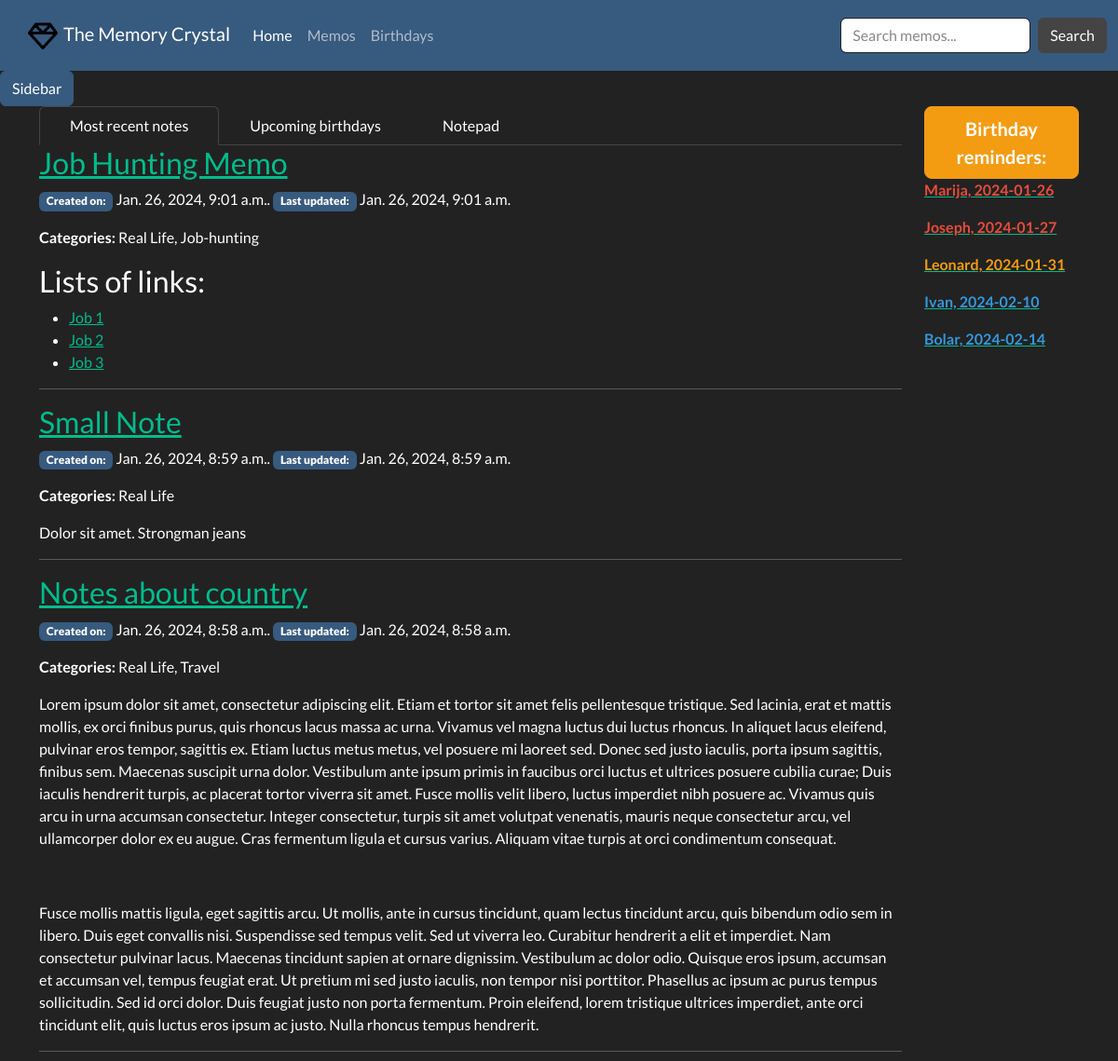
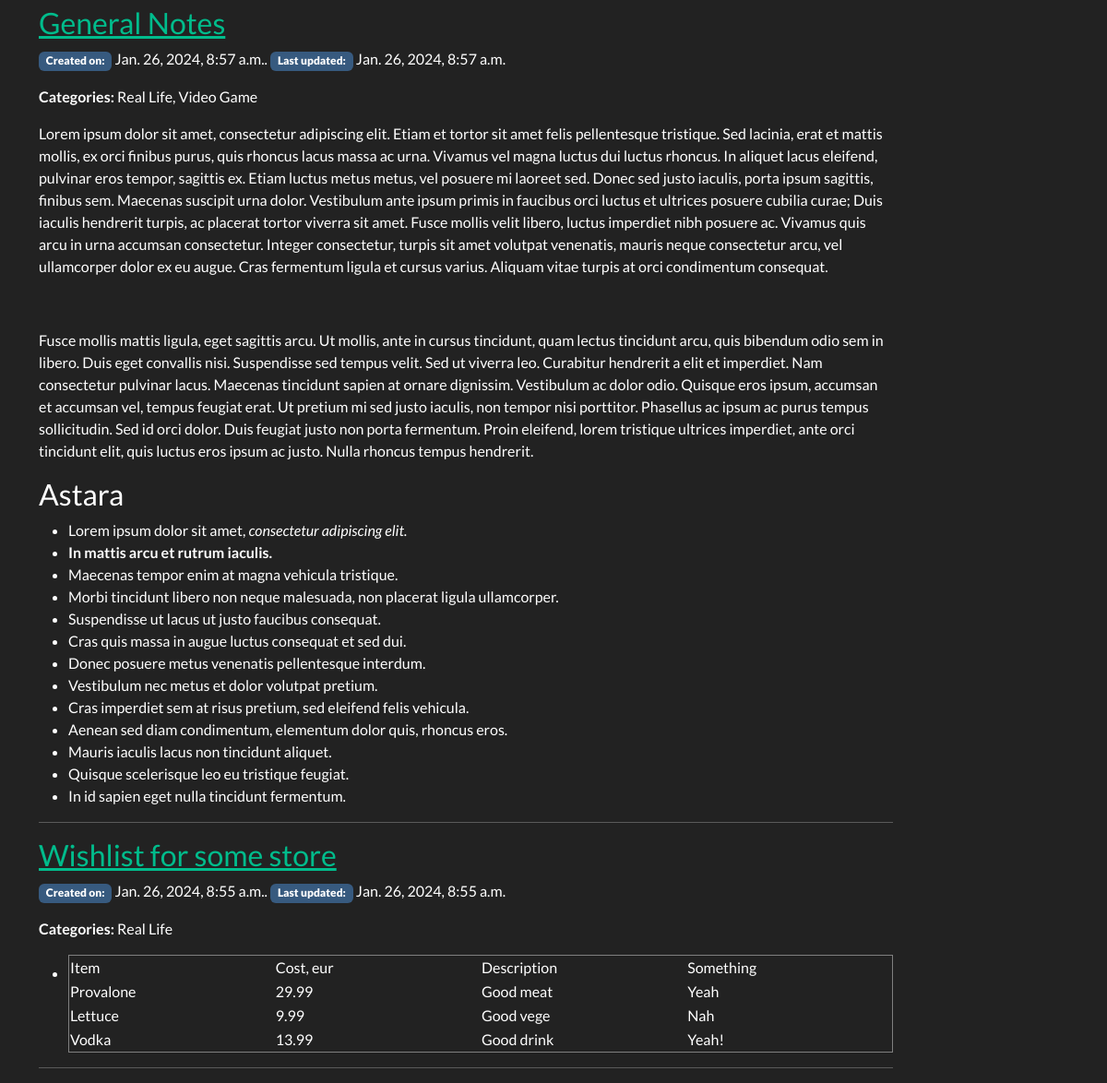
The app's page /notes/ with its own data (2 pictures, top to bottom).
### memory_crystal/models.py (models this page shows, shortened)
class Memo(models.Model):
    pub_date = models.DateTimeField(auto_now_add=True, verbose_name='Date created')
    last_modified = models.DateTimeField(auto_now=True, verbose_name='Last modified')
    slug = models.SlugField(max_length=20, unique=True, blank=True, null=True)
    title = models.CharField(max_length=100, unique=True)
    content = HTMLField()
    category = models.ManyToManyField('Category', related_name='memos', help_text='Memo categories', blank=True)
    class Meta:
        ordering = ['last_modified', 'pub_date']
    @property
    def all_categories(self) -> str:
        return ', '.join(cat.name for cat in self.category.all())

class Category(models.Model):
    name = models.CharField(max_length=200, unique=True)
    memo = models.ManyToManyField(Memo, related_name='categories', blank=True)
    def __str__(self) -> str:
        return f'{self.name.title()}'
    class Meta:
        verbose_name_plural = 'Categories'

class Birthday(models.Model):
    person = models.CharField(max_length=100, unique=True)
    bdate = models.DateField(help_text='YYYY-MM-DD', verbose_name='Date')
    @property
    def soon(self) -> str | bool:
        remaining_days = self.bdate - timezone.now().date()
        if timezone.timedelta(days=-1) <= remaining_days <= timezone.timedelta(days=1):
            return 'danger'
        elif timezone.timedelta(days=-1) <= remaining_days <= timezone.timedelta(days=14):
            return 'warning'
        elif timezone.timedelta(days=-1) <= remaining_days <= timezone.timedelta(days=30):
            return 'info'
        else:
            return False
    def __str__(self) -> str:
        return f'{self.person}, {self.bdate}'

### memory_crystal/views.py (the view, shortened to what this page needs)
# urls.py: path('', views.index, name='currency-index'),
def index(request):
    np_form = MemoForm
    recent_memos = Memo.objects.all().order_by('-last_modified')[:5]
    all_categories = Category.objects.all()
    ordered_birthdays = Birthday.objects.all().order_by('bdate')
    context = {
        'recent_memos': recent_memos,
        'all_categories': all_categories,
        'ordered_birthdays': ordered_birthdays,
        'np_form': np_form
    }
    return render(request, 'memory_crystal/index.html', context=context)

### memory_crystal/templatetags/memo_extras.py (called while the page is built)
@register.inclusion_tag('memory_crystal/offcanvas.html')
def render_offcanvas():
    all_categories = Category.objects.all()
    return {'all_categories': all_categories}

### memory_crystal/templates/memory_crystal/index.html (shortened to what this page needs)
{% extends 'memory_crystal/base.html' %}
{% block content %}
{% load crispy_forms_tags %}
<div class="container">
  <div class="row">
    <div class="col-10">
      <ul class="nav nav-tabs" role="tablist">
        <li class="nav-item" role="presentation">
          <a class="nav-link active" data-bs-toggle="tab" href="#memos" aria-selected="true" role="tab">Most recent notes</a>
        </li>
        <li class="nav-item" role="presentation">
          <a class="nav-link" data-bs-toggle="tab" href="#birthdays" aria-selected="false" role="tab" tabindex="-1">Upcoming birthdays</a>
        </li>
        <li class="nav-item" role="presentation">
          <a class="nav-link" data-bs-toggle="tab" href="#notepad" aria-selected="false" role="tab" tabindex="-1">Notepad</a>
        </li>
      </ul>
      <div id="myTabContent" class="tab-content">
        <div class="tab-pane fade active show" id="memos" role="tabpanel">
          {% for memo in recent_memos %}
            {% if memo.title %}
              <h3><a href="{% url 'memo-detail' memo.slug %}">{{ memo.title }}</a></h3>
            {% endif %}
              <p><span class="badge bg-primary"><b>Created on:</b></span> {{ memo.pub_date }}. <span class="badge bg-primary"><b>Last updated:</b></span> {{ memo.last_modified }}</p>
              <p><b>Categories:</b> {{ memo.all_categories }}</p>
              <p>{{ memo.content | safe}}</p>
              <hr>
          {% endfor %}
        </div>
    </div>
  </div>
    <div class="col-2">
      <button class="btn btn-lg btn-warning"><b>Birthday reminders:</b></button>
      {% for birthday in ordered_birthdays %}
        {% if birthday.soon %}
          <a href="{% url 'birthday-detail' birthday.id %}"><p class="text-{{ birthday.soon }}"><b>{{ birthday }}</b></p></a>
        {% endif %}
      {% endfor %}
      </div>
    </div>
  </div>
{% endblock %}

### records on screen
Memo: title "Job Hunting Memo", pub_date "Jan. 26, 2024, 9:01 a.m.", last_modified "Jan. 26, 2024, 9:01 a.m.", all_categories "Real Life, Job-hunting", content "Lists of links: Job 1 Job 2 Job 3"
Memo: title "Small Note", pub_date "Jan. 26, 2024, 8:59 a.m.", last_modified "Jan. 26, 2024, 8:59 a.m.", all_categories "Real Life", content "Dolor sit amet. Strongman jeans"
Memo: title "Notes about country", pub_date "Jan. 26, 2024, 8:58 a.m.", last_modified "Jan. 26, 2024, 8:58 a.m.", all_categories "Real Life, Travel", content "Lorem ipsum dolor sit amet, consectetur adipiscing elit. Etiam et tortor sit amet felis pellentesque tristique. Sed lacinia, erat et mattis mollis, ex orci finibus purus, quis rhoncus lacus massa ac urna. Vivamus vel magna luctus dui luctus rhoncus. In aliquet lacus eleifend, pulvinar eros tempor, sagittis ex. Etiam luctus metus metus, vel posuere mi laoreet sed. Donec sed justo iaculis, porta ipsum sagittis, finibus sem. Maecenas suscipit urna dolor. Vestibulum ante ipsum primis in faucibus orci luctus et ultrices posuere cubilia curae; Duis iaculis hendrerit turpis, ac placerat tortor viverra sit amet. Fusce mollis velit libero, luctus imperdiet nibh posuere ac. Vivamus quis arcu in urna…"
Memo: title "General Notes", pub_date "Jan. 26, 2024, 8:57 a.m.", last_modified "Jan. 26, 2024, 8:57 a.m.", all_categories "Real Life, Video Game", content "Lorem ipsum dolor sit amet, consectetur adipiscing elit. Etiam et tortor sit amet felis pellentesque tristique. Sed lacinia, erat et mattis mollis, ex orci finibus purus, quis rhoncus lacus massa ac urna. Vivamus vel magna luctus dui luctus rhoncus. In aliquet lacus eleifend, pulvinar eros tempor, sagittis ex. Etiam luctus metus metus, vel posuere mi laoreet sed. Donec sed justo iaculis, porta ipsum sagittis, finibus sem. Maecenas suscipit urna dolor. Vestibulum ante ipsum primis in faucibus orci luctus et ultrices posuere cubilia curae; Duis iaculis hendrerit turpis, ac placerat tortor viverra sit amet. Fusce mollis velit libero, luctus imperdiet nibh posuere ac. Vivamus quis arcu in urna…"
Memo: title "Wishlist for some store", pub_date "Jan. 26, 2024, 8:55 a.m.", last_modified "Jan. 26, 2024, 8:55 a.m.", all_categories "Real Life", content "Item Cost, eur Description Something Provalone 29.99 Good meat Yeah Lettuce 9.99 Good vege Nah Vodka 13.99 Good drink Yeah!"
Birthday: person+bdate "Marija, 2024-01-26"
Birthday: person+bdate "Joseph, 2024-01-27"
Birthday: person+bdate "Leonard, 2024-01-31"
Birthday: person+bdate "Ivan, 2024-02-10"
Birthday: person+bdate "Bolar, 2024-02-14"
